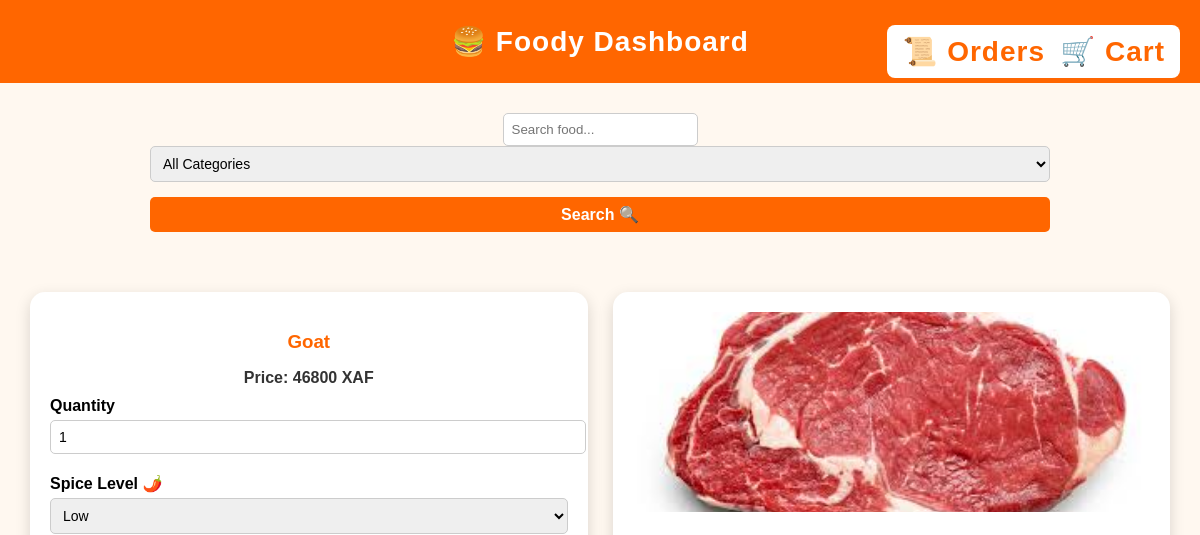
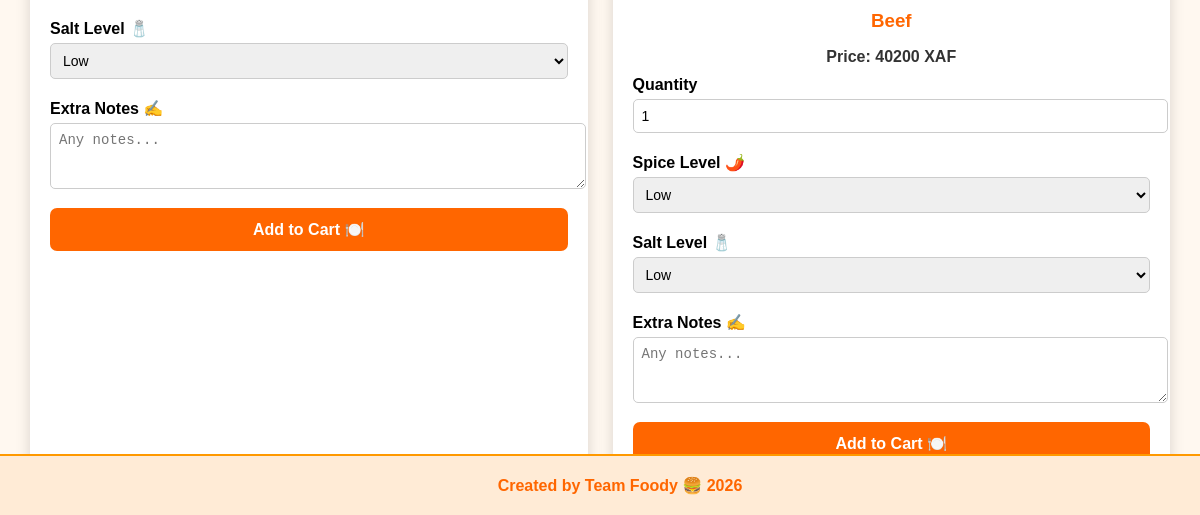
The page /accounts/dashboard/ (signed in) on the database as committed earlier (2 pictures, top to bottom).
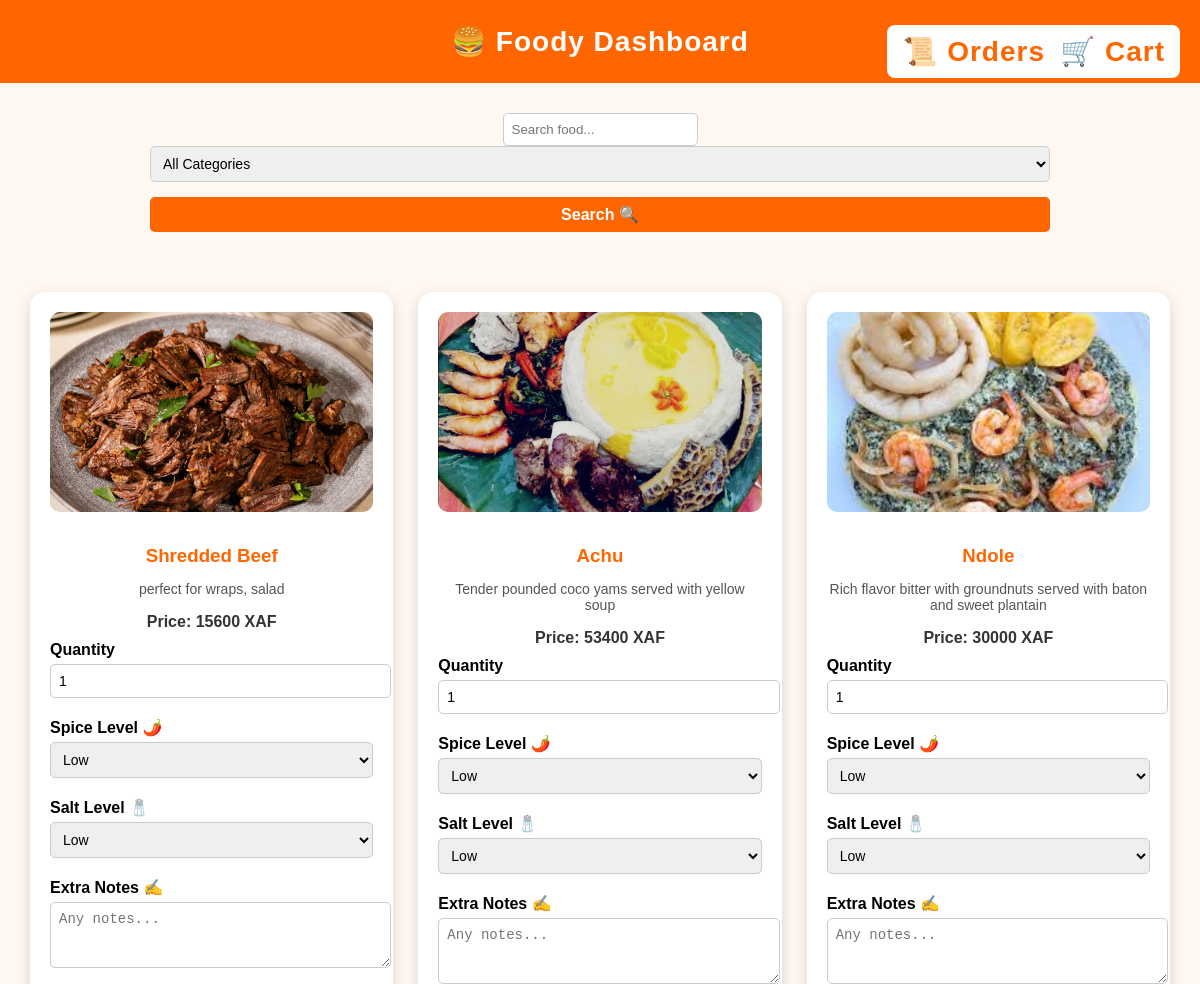
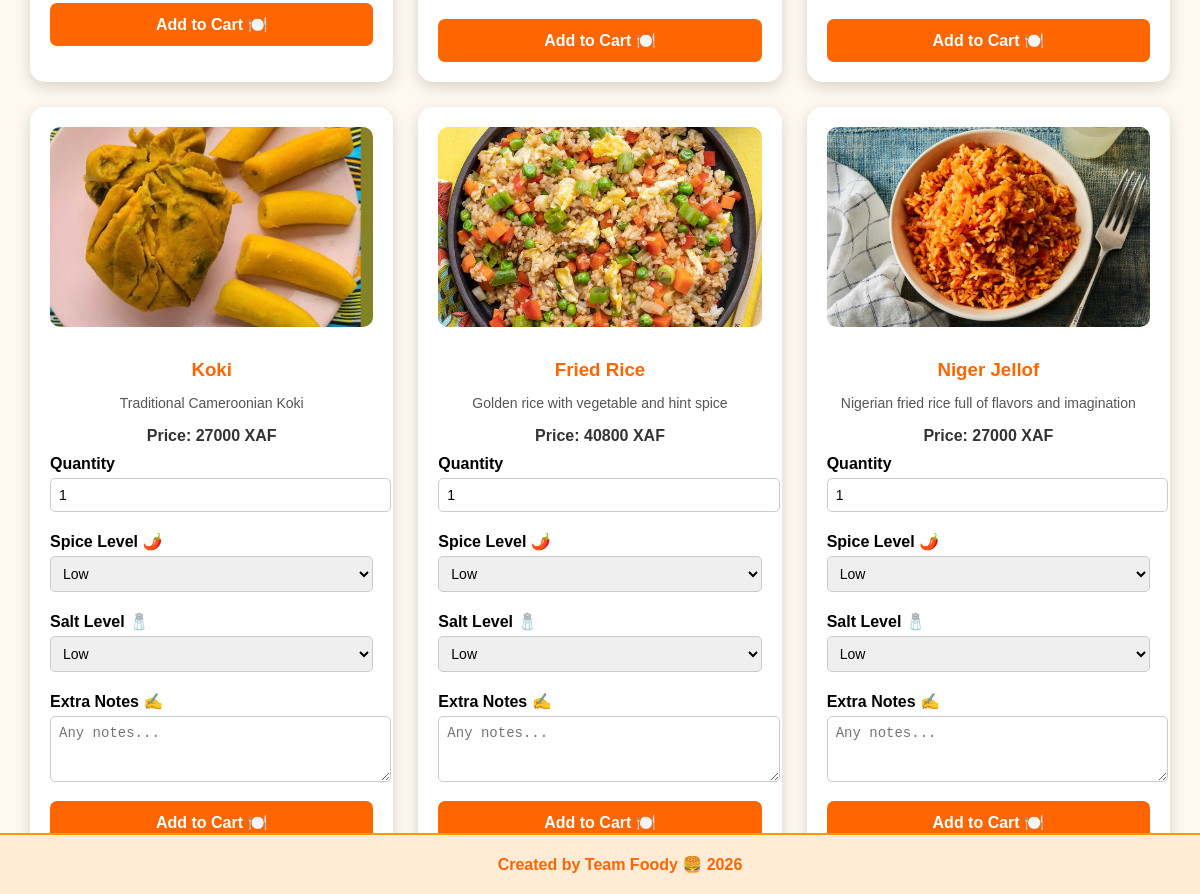
The same page on the database as committed later (2 pictures, top to bottom).
### accounts/models.py (models this page shows, shortened)
class MenuItem(models.Model):
    CATEGORY_CHOICES = [
        ('appetizer', 'Appetizer'),
        ('main', 'Main Dish'),
        ('dessert', 'Dessert'),
        ('drink', 'Drink'),
    ]
    name = models.CharField(max_length=100)
    description = models.TextField(blank=True, null=True)
    price = models.DecimalField(max_digits=6, decimal_places=2)
    category = models.CharField(max_length=50, choices=CATEGORY_CHOICES, blank=True, null=True)
    spice_level_choices = [('Low', 'Low'), ('Medium', 'Medium'), ('Hot', 'Hot')]
    salt_level_choices = [('Low', 'Low'), ('Normal', 'Normal'), ('Extra', 'Extra')]
    default_spice = models.CharField(max_length=10, choices=spice_level_choices, default='Medium')
    default_salt = models.CharField(max_length=10, choices=salt_level_choices, default='Normal')
    image = models.ImageField(upload_to='menu_images/', blank=True, null=True)  # local images
    created_at = models.DateTimeField(auto_now_add=True)

### accounts/views.py (the view)
# urls.py: path('dashboard/', views.dashboard, name='dashboard'),
@login_required
def dashboard(request):
    menu_items = MenuItem.objects.all()
    search_query = request.GET.get('search', '').strip()
    selected_category = request.GET.get('category', '')
    if search_query:
        menu_items = menu_items.filter(name__icontains=search_query)
    if selected_category:
        menu_items = menu_items.filter(category__iexact=selected_category)
    for item in menu_items:
        item.price_xaf = item.price * XAF_RATE
    return render(request, 'dashboard.html', {
        'menu_items': menu_items,
        'search_query': search_query,
        'categories': CATEGORIES.items(),
        'selected_category': selected_category
    })

### templates/dashboard.html (shortened to what this page needs)
<!DOCTYPE html>
<html lang="en">
<head>
</head>
<body>
<header>
    🍔 Foody Dashboard
    <a href="{% url 'cart' %}" class="cart-btn cart">🛒 Cart</a>
    <a href="{% url 'order_history' %}" class="cart-btn orders">📜 Orders</a>
</header>
<div class="search-container">
    <form method="get">
        <input type="text" name="search" placeholder="Search food..." value="{{ search_query }}">
        <select name="category">
            <option value="">All Categories</option>
        </select>
        <button type="submit">Search 🔍</button>
    </form>
</div>
<div class="container">
    {% for item in menu_items %}
    <div class="card">
        {% if item.image %}
        <img src="{{ item.image.url }}" alt="{{ item.name }}" class="menu-image">
        {% endif %}
        <h3>{{ item.name }}</h3>
        {% if item.description %}
        <p class="description">{{ item.description }}</p>
        {% endif %}
        <p class="price">Price: {{ item.price_xaf|floatformat:0 }} XAF</p>
        <form method="post" action="{% url 'add_to_cart' %}">
            <label>Quantity</label>
            <input type="number" name="quantity" min="1" value="1">
            <label>Spice Level 🌶️</label>
            <select name="spice_level">
                <option>Low</option>
            </select>
            <label>Salt Level 🧂</label>
            <select name="salt_level">
                <option>Low</option>
            </select>
            <label>Extra Notes ✍️</label>
            <textarea name="notes" rows="3" placeholder="Any notes..."></textarea>
            <button type="submit">Add to Cart 🍽️</button>
        </form>
    </div>
    {% empty %}
    <p style="text-align:center; width:100%;">No menu items available.</p>
    {% endfor %}
</div>
<footer>
    Created by Team Foody 🍔 2026
</footer>
</body>
</html>

### templates/dashboard.html (style rules this page uses)
body { font-family: Arial, sans-serif; background: #fff8f0; margin:0; }
header { background: #ff6600; color: white; padding: 25px; text-align: center; font-size: 28px; font-weight: bold; letter-spacing: 1px; position: relative; }
header a.cart-btn { position: absolute; top: 25px; background: white; color: #ff6600; padding: 10px 15px; border-radius: 8px; text-decoration: none; font-weight: bold; }
header a.cart-btn.cart { right: 20px; }
header a.cart-btn.orders { right: 140px; }
.container { padding: 30px; display:grid; grid-template-columns: repeat(auto-fit, minmax(300px,1fr)); gap:25px; max-width:1200px; margin:auto; }
.card { background:white; padding:20px; border-radius:15px; box-shadow:0 5px 15px rgba(0,0,0,0.15); transition: transform 0.2s; }
h3 { color: #ff6600; margin-bottom:5px; text-align:center; }
.price { text-align:center; font-weight:bold; color:#333; margin-bottom:10px; }
.description { text-align:center; font-size:14px; color:#555; margin-bottom:10px; }
img.menu-image { width:100%; border-radius:10px; margin-bottom:10px; object-fit:cover; max-height:200px; }
label { display:block; margin:10px 0 5px; font-weight:bold; }
input[type=number], select, textarea { width:100%; padding:8px; border-radius:5px; border:1px solid #ccc; margin-bottom:10px; font-size:14px; }
textarea { resize: vertical; }
button { width:100%; padding:12px; background-color:#ff6600; color:white; border:none; border-radius:7px; cursor:pointer; font-size:16px; font-weight:bold; margin-top:5px; transition: background 0.2s; }
.search-container { max-width:900px; margin:30px auto; text-align:center; }
.search-container input[type=text], .search-container select { padding:8px; border-radius:5px; border:1px solid #ccc; }
.search-container button { padding:8px 15px; background:#ff6600; color:white; border:none; border-radius:5px; cursor:pointer; font-weight:bold; }
footer { text-align:center; padding:20px; background:#ffebd6; border-top:2px solid #ff9900; font-weight:bold; color:#ff6600; position: fixed; width:100%; bottom:0; }

Rows that differ between the two databases and show on the page:
removed MenuItem: name "Goat", price_xaf "46800"
removed MenuItem: image (picture), name "Beef", price_xaf "40200"
added MenuItem: image (picture), name "Shredded Beef", description "perfect for wraps, salad", price_xaf "15600"
added MenuItem: image (picture), name "Achu", description "Tender pounded coco yams served with yellow soup", price_xaf "53400"
added MenuItem: image (picture), name "Ndole", description "Rich flavor bitter with groundnuts served with baton and sweet plantain", price_xaf "30000"
added MenuItem: image (picture), name "Koki", description "Traditional Cameroonian Koki", price_xaf "27000"
added MenuItem: image (picture), name "Fried Rice", description "Golden rice with vegetable and hint spice", price_xaf "40800"
added MenuItem: image (picture), name "Niger Jellof", description "Nigerian fried rice full of flavors and imagination", price_xaf "27000"
